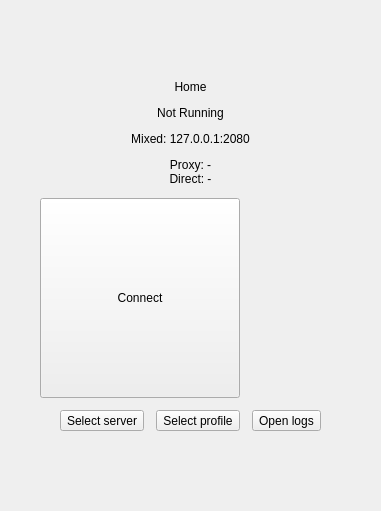
         <widget class="QWidget" name="page_home">
          <layout class="QVBoxLayout" name="homeLayout">
           <property name="spacing">
            <number>16</number>
           </property>
           <property name="leftMargin">
            <number>0</number>
           </property>
           <property name="topMargin">
            <number>0</number>
           </property>
           <property name="rightMargin">
            <number>0</number>
           </property>
           <property name="bottomMargin">
            <number>0</number>
           </property>
           <item>
            <spacer name="home_top_spacer">
             <property name="orientation">
              <enum>Qt::Vertical</enum>
             </property>
             <property name="sizeHint" stdset="0">
              <size>
               <width>20</width>
               <height>80</height>
              </size>
             </property>
            </spacer>
           </item>
           <item>
            <widget class="QWidget" name="home_center_row" native="true">
             <layout class="QHBoxLayout" name="homeCenterRowLayout">
              <property name="leftMargin">
               <number>0</number>
              </property>
              <property name="topMargin">
               <number>0</number>
              </property>
              <property name="rightMargin">
               <number>0</number>
              </property>
              <property name="bottomMargin">
               <number>0</number>
              </property>
              <property name="spacing">
               <number>0</number>
              </property>
              <item>
               <spacer name="home_center_left_spacer">
                <property name="orientation">
                 <enum>Qt::Horizontal</enum>
                </property>
                <property name="sizeHint" stdset="0">
                 <size>
                  <width>40</width>
                  <height>20</height>
                 </size>
                </property>
               </spacer>
              </item>
              <item>
               <widget class="QWidget" name="home_center" native="true">
                <property name="sizePolicy">
                 <sizepolicy hsizetype="Maximum" vsizetype="Preferred">
                  <horstretch>0</horstretch>
                  <verstretch>0</verstretch>
                 </sizepolicy>
                </property>
                <property name="maximumSize">
                 <size>
                  <width>560</width>
                  <height>16777215</height>
                 </size>
                </property>
                <layout class="QVBoxLayout" name="homeCenterLayout">
                 <property name="spacing">
                  <number>12</number>
                 </property>
                 <property name="leftMargin">
                  <number>0</number>
                 </property>
                 <property name="topMargin">
                  <number>0</number>
                 </property>
                 <property name="rightMargin">
                  <number>0</number>
                 </property>
                 <property name="bottomMargin">
                  <number>0</number>
                 </property>
                 <item>
                  <widget class="QLabel" name="home_title">
                   <property name="text">
                    <string>Home</string>
                   </property>
                   <property name="alignment">
                    <set>Qt::AlignHCenter|Qt::AlignVCenter</set>
                   </property>
                  </widget>
                 </item>
                 <item>
                  <widget class="QLabel" name="label_running">
                   <property name="text">
                    <string>Not Running</string>
                   </property>
                   <property name="alignment">
                    <set>Qt::AlignHCenter|Qt::AlignVCenter</set>
                   </property>
                  </widget>
                 </item>
                 <item>
                  <widget class="QLabel" name="label_inbound">
                   <property name="text">
                    <string>Mixed: 127.0.0.1:2080</string>
                   </property>
                   <property name="alignment">
                    <set>Qt::AlignHCenter|Qt::AlignVCenter</set>
                   </property>
                  </widget>
                 </item>
                 <item>
                  <widget class="QLabel" name="label_speed">
                   <property name="text">
                    <string>Proxy: -
Direct: -</string>
                   </property>
                   <property name="alignment">
                    <set>Qt::AlignHCenter|Qt::AlignVCenter</set>
                   </property>
                  </widget>
                 </item>
                 <item>
                  <widget class="ConnectButton" name="home_connect_button">
                   <property name="text">
                    <string>Connect</string>
                   </property>
                   <property name="minimumSize">
                    <size>
                     <width>200</width>
                     <height>200</height>
                    </size>
                   </property>
                   <property name="maximumSize">
                    <size>
                     <width>200</width>
                     <height>200</height>
                    </size>
                   </property>
                  </widget>
                  <property name="alignment">
                   <set>Qt::AlignHCenter</set>
                  </property>
                 </item>
                 <item>
                  <widget class="QWidget" name="home_actions" native="true">
                   <layout class="QHBoxLayout" name="homeActionsLayout">
                    <property name="leftMargin">
                     <number>0</number>
                    </property>
                    <property name="topMargin">
                     <number>0</number>
                    </property>
                    <property name="rightMargin">
                     <number>0</number>
                    </property>
                    <property name="bottomMargin">
                     <number>0</number>
                    </property>
                    <property name="spacing">
                     <number>12</number>
                    </property>
                    <item>
                     <spacer name="home_actions_left_spacer">
                      <property name="orientation">
                       <enum>Qt::Horizontal</enum>
                      </property>
                      <property name="sizeHint" stdset="0">
                       <size>
                        <width>20</width>
                        <height>20</height>
                       </size>
                      </property>
                     </spacer>
                    </item>
                    <item>
                     <widget class="QToolButton" name="home_select_server">
                      <property name="text">
                       <string>Select server</string>
                      </property>
                      <property name="toolButtonStyle">
                       <enum>Qt::ToolButtonTextBesideIcon</enum>
                      </property>
                     </widget>
                    </item>
                    <item>
                     <widget class="QToolButton" name="home_select_profile">
                      <property name="text">
                       <string>Select profile</string>
                      </property>
                      <property name="toolButtonStyle">
                       <enum>Qt::ToolButtonTextBesideIcon</enum>
                      </property>
                     </widget>
                    </item>
                    <item>
                     <widget class="QToolButton" name="home_open_logs">
                      <property name="text">
                       <string>Open logs</string>
                      </property>
                      <property name="toolButtonStyle">
                       <enum>Qt::ToolButtonTextBesideIcon</enum>
                      </property>
                     </widget>
                    </item>
                    <item>
                     <spacer name="home_actions_right_spacer">
                      <property name="orientation">
                       <enum>Qt::Horizontal</enum>
                      </property>
                      <property name="sizeHint" stdset="0">
                       <size>
                        <width>20</width>
                        <height>20</height>
                       </size>
                      </property>
                     </spacer>
                    </item>
                   </layout>
                  </widget>
                 </item>
                </layout>
               </widget>
              </item>
              <item>
               <spacer name="home_center_right_spacer">
                <property name="orientation">
                 <enum>Qt::Horizontal</enum>
                </property>
                <property name="sizeHint" stdset="0">
                 <size>
                  <width>40</width>
                  <height>20</height>
                 </size>
                </property>
               </spacer>
              </item>
             </layout>
            </widget>
           </item>
           <item>
            <spacer name="home_bottom_spacer">
             <property name="orientation">
              <enum>Qt::Vertical</enum>
             </property>
             <property name="sizeHint" stdset="0">
              <size>
               <width>20</width>
               <height>80</height>
              </size>
             </property>
            </spacer>
           </item>
          </layout>
         </widget>
